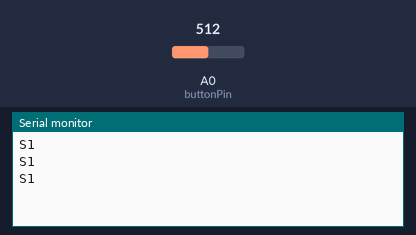
The program below on a simulated Arduino Uno, built with avr-gcc and run on an emulated ATmega328P. Shown: the last lines printed to the serial monitor. The test bench sets the inputs (shaded band); at power-on: A0 (buttonPin) = 512.

Above: at 1.3 s.
1.4 s: A0 (buttonPin) set to 212
At 1.9 s:
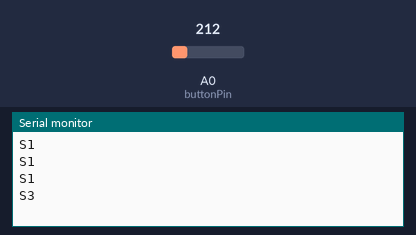
2.9 s: A0 (buttonPin) set to 181
At 3.4 s:
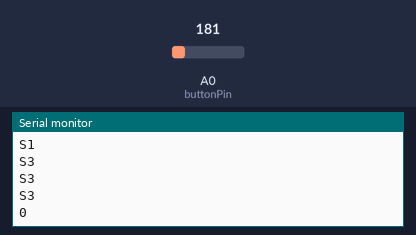

The program:

main.cpp
```cpp
#include <Arduino.h>

// Declare the Analog pin on the Arduino board
int buttonPin = A0;
void setup()
{
  // Establish the Serial connection with a baud rate of 9600
  Serial.begin(9600);
}
void loop()
{
  // Read the value of the input. It can vary from 0 - 1023
  int buttonValue = analogRead(buttonPin);
  if (buttonValue < 200)
  {
    // A value under 200 represents no button pushed
    Serial.println("0");
  }
  else if (buttonValue >= 200 && buttonValue < 300)
  {
    // A value between 200 - 300 represents the third button
    Serial.println("S3");
  }
  else if (buttonValue >= 300 && buttonValue < 400)
  {
    // A value between 300 - 400 represents the second button
    Serial.println("S2");
  }
  else if (buttonValue >= 400)
  {
    // A value greater than 400 represents the first button
    Serial.println("S1");
  }
  // Delays the execution to allow time for the Serial transmission
  delay(500);
}
```

Measured:
- the behaviour switches between 200 and 199 on A0 (buttonPin) (found by bisection; images 1 and 2)
- after the input at 1.4 s, the serial monitor: prints a new line after 0.10 s (image 1)
- after the input at 2.9 s, the serial monitor: prints a new line after 0.10 s (image 2)
